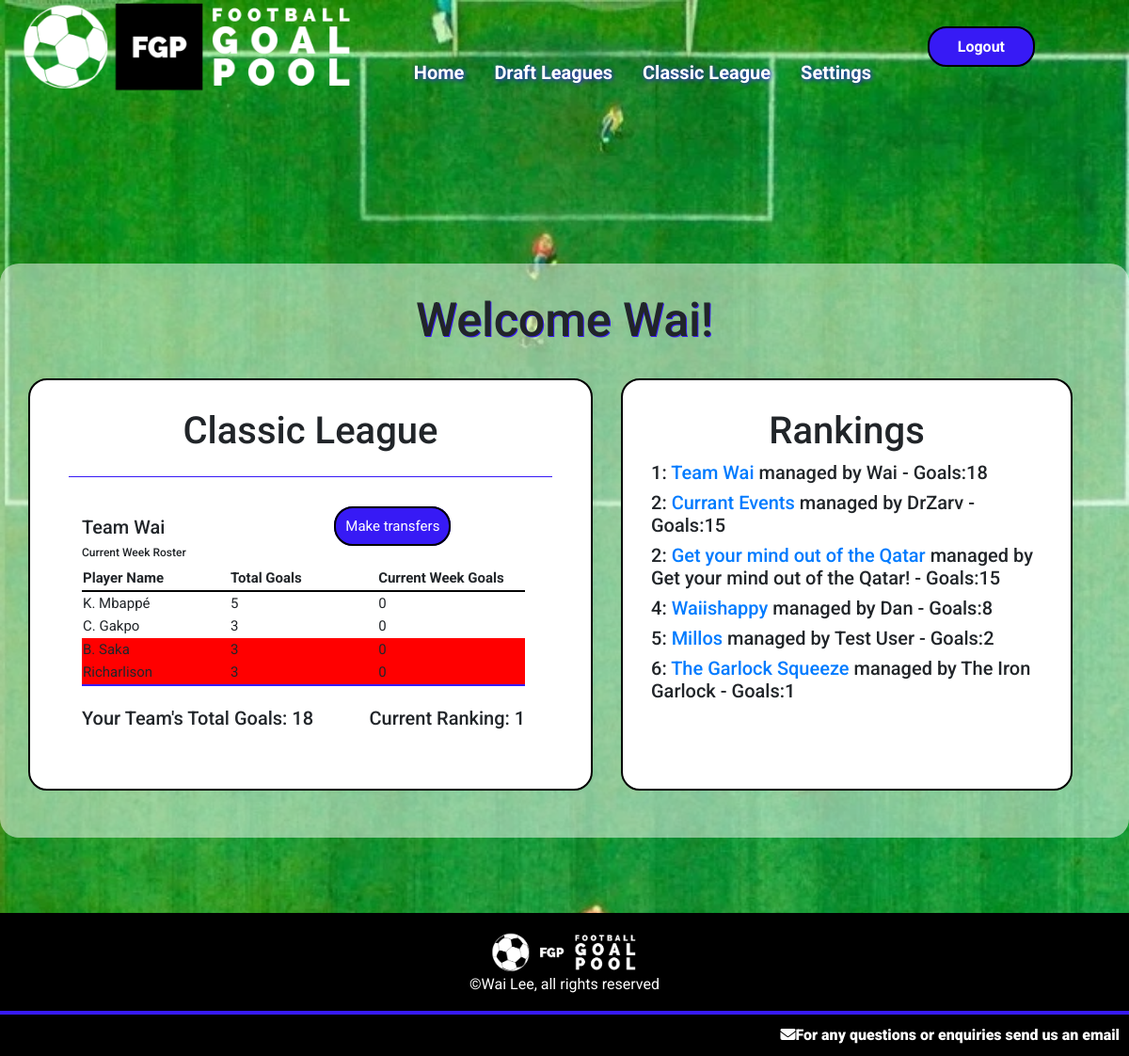
/globalleague (signed in), run on an earlier commit of the app's database.
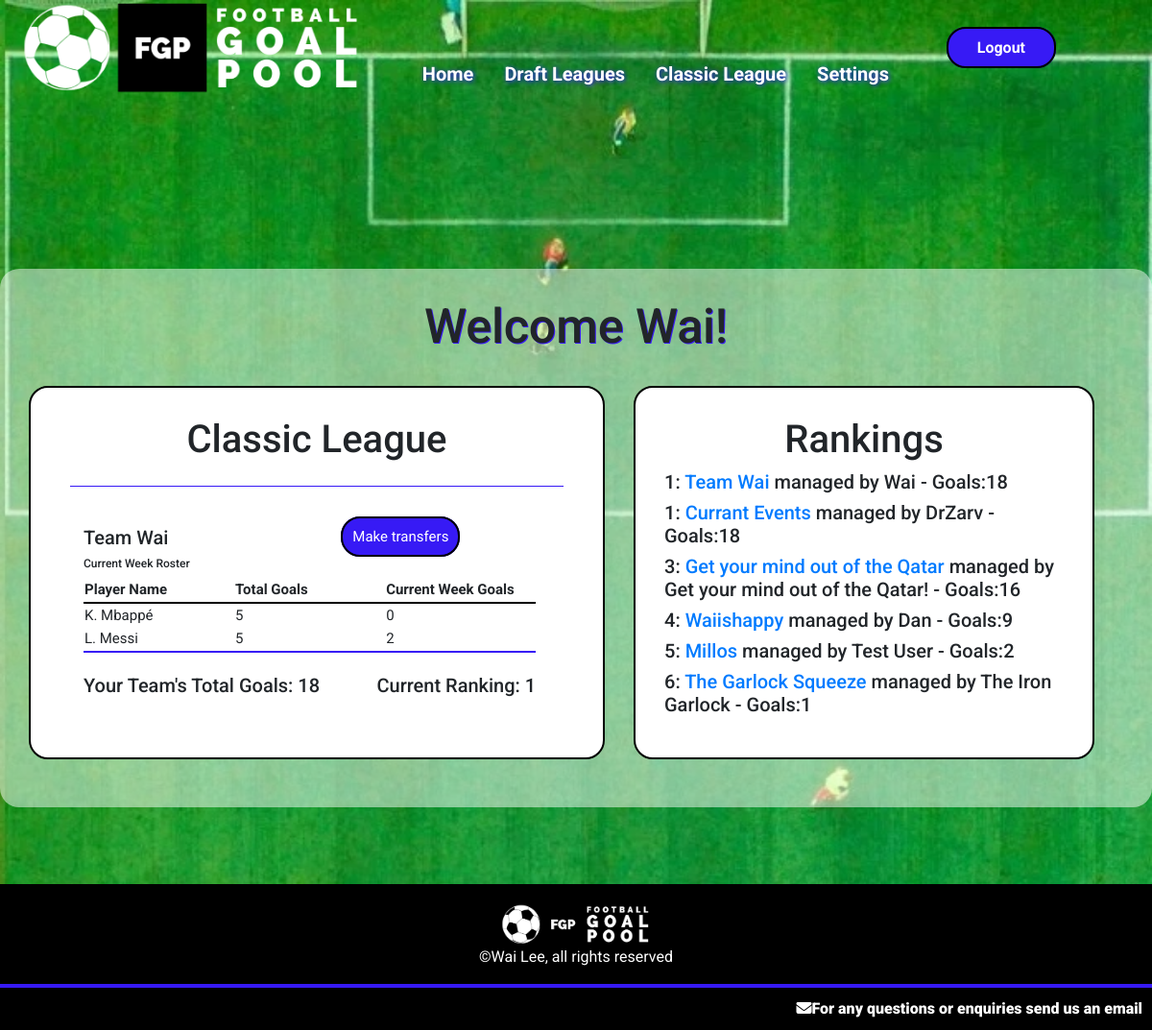
And on a later commit of the database.
### goalpoolapp/models.py (models this page shows, shortened)
class Player(models.Model):
    playercode = models.IntegerField()
    leagues = models.ManyToManyField(League, related_name="leagueplayers", blank=True)
    nickname = models.CharField(max_length=64)
    goals = models.IntegerField(default=0)
    country = models.ForeignKey(Country, on_delete=models.CASCADE, related_name="players")
    currentweekgoals = models.IntegerField(default=0)
    position = models.CharField(max_length=12)
    pic = models.CharField(max_length=100)

class Team(models.Model):
    manager = models.ForeignKey(User, on_delete=models.CASCADE, related_name="managedteams")
    league = models.ForeignKey(League, on_delete=models.CASCADE, related_name="leagueteams")
    players = models.ManyToManyField(Player, related_name="teams", blank=True)
    provisionalplayers = models.ManyToManyField(Player, related_name="provisionalteams", blank=True)
    rank = models.IntegerField(default=1)
    teamname = models.CharField(max_length=64)
    totalgoals = models.IntegerField(default=0)
    draftnumber = models.IntegerField(blank=True, null=True)

class User(AbstractUser):
    emailpermission = models.BooleanField(null=True)

### goalpoolapp/views.py (the view)
# urls.py: path('globalleague', views.globalleague, name='globalleague'),
@login_required
def globalleague(request):
    if request.method == "GET":
        global_league = getGlobalLeague()
        try:
            userteam = Team.objects.get(league=global_league, manager=request.user)
            global_teams = global_league.leagueteams.all().order_by('totalgoals')
            teamorder = Paginator(global_teams, 50)
            page = request.GET.get('page')
            teams = teamorder.get_page(page)
            return render(request, 'goalpoolapp/globalleague.html', {
                "league": global_league,
                "team": userteam,
                "teams": teams
            })
        except:
            return render(request, 'goalpoolapp/globalleague.html')

### goalpoolapp/functions.py (called while the page is built)
def getGlobalLeague():
    return League.objects.get(id='19')

### goalpoolapp/templates/goalpoolapp/globalleague.html (shortened to what this page needs)
{% extends "goalpoolapp/layout.html" %}
{% load static %}
{% block body %}
<div id="main-page-content-container">
    <div id="main-page-content">
        <h2>Welcome {{ user.username }}!</h2>
        <br>
        {% if not team %}
        <h3>You currently do not have a team registered for the Classic league</h3>
        <a class="button" href="{% url 'goalpoolapp:createglobalteam' %}">Click here to create a team</a>
        {% else %}
            <div class="leagues-container">
                <div>
                    <div class="leaguecontainer">
                        <h3>Classic League</h3>
                        <hr>
                        <div class="leagueinformation">
                            <div class="leaguetablecontainer">
                                <div class="split-flexbox">
                                    <div>
                                        <h5>{{ team.teamname }}</h5>
                                        <h6>Current Week Roster</h6>
                                    </div>
                                    <br>
                                    <div>
                                        {% if team.manager == user %}
                                        <a class="button" href="{% url 'goalpoolapp:globaltransfers' %}">Make transfers</a>
                                        {% endif %}
                                    </div>
                                    <br>
                                </div>
                                <table class="leaguetable">
                                    <tr>
                                        <th>Player Name</th>
                                        <th>Total Goals</th>
                                        <th>Current Week Goals</th>
                                    </tr>
                                    {% for player in team.players.all %}
                                    <tr {% if forloop.counter > 2 %}style="background-color: red" {% endif %}</tr>
                                        <td>{{ player.nickname }}</td>
                                        <td>{{ player.goals }}</td>
                                        <td>{{ player.currentweekgoals }}</td>
                                    </tr>
                                    {% endfor %}
                                </table>
                                <br>
                                <div class="split-flexbox">
                                    <h5>
                                        Your Team's Total Goals: {{ team.totalgoals }}
                                    </h5>
                                    <h5>
                                        Current Ranking: {{ team.rank }}
                                    </h5>
                                </div>
                            </div>
                        </div>
                    </div>
                </div>
                <div class="leaguecontainer">
                    <h3>Rankings</h3>
                    <div>
                        {% for team in teams|dictsort:"rank" %}
                            <h5>{{ team.rank }}: <a href="{% url 'goalpoolapp:viewglobalteam' team.id %}">{{ team.teamname }}</a> managed by {{ team.manager }} - Goals:{{ team.totalgoals }}</h5>
                        {% endfor %}
                    </div>
                </div>
            </div>
        {% endif %}
    </div>
</div>
{% endblock %}

What changed in the data, as far as the page shows it:
no longer on this page (row unchanged): Player: nickname "C. Gakpo", goals "3", currentweekgoals "0"
no longer on this page (row unchanged): Player: nickname "B. Saka", goals "3", currentweekgoals "0"
no longer on this page (row unchanged): Player: nickname "Richarlison", goals "3", currentweekgoals "0"
now on this page (row edited): Player: nickname "L. Messi", goals "5", currentweekgoals "2"
changed Team "Currant Events": rank "2" → "1"; totalgoals "15" → "18"
changed Team "Get your mind out of the Qatar": rank "2" → "3"; totalgoals "15" → "16"
changed Team "Waiishappy": totalgoals "8" → "9"
